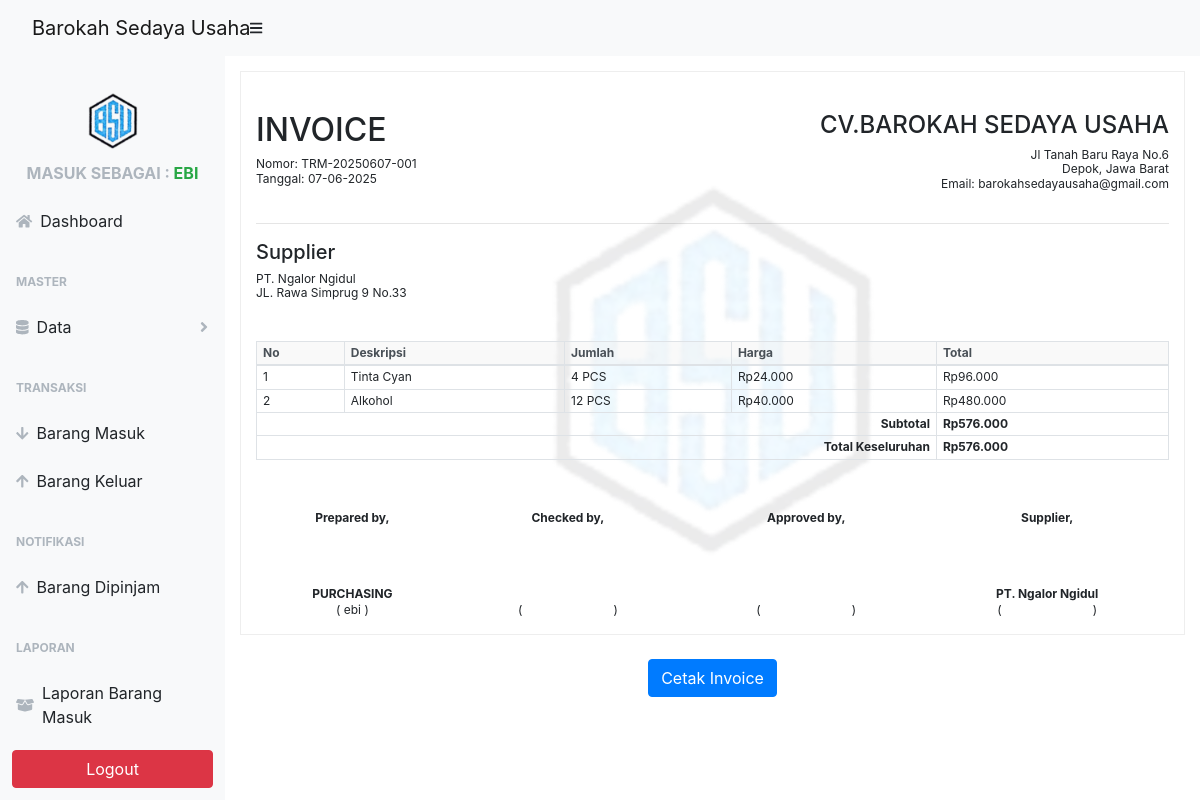
The page /users/index.php?page=detailmasuk&kode=TRM-20250607-001 (signed in) on the database its author committed.
### tables this page shows
CREATE TABLE `barangmasuk` (
  `id_masuk` int(11) NOT NULL,
  `kode_masuk` varchar(100) NOT NULL,
  `id_barang` int(11) DEFAULT NULL,
  `jumlah` int(11) NOT NULL,
  `harga` decimal(15,2) DEFAULT NULL,
  `total` decimal(15,2) DEFAULT NULL,
  `tanggal_masuk` date NOT NULL DEFAULT current_timestamp(),
  `id_supplier` int(11) DEFAULT NULL,
  `keterangan` text DEFAULT NULL,
  `id_user` int(11) DEFAULT NULL
);

CREATE TABLE `supplier` (
  `id_supplier` int(11) NOT NULL,
  `nama_supplier` varchar(100) NOT NULL,
  `alamat` text NOT NULL,
  `telepon` varchar(20) NOT NULL,
  `email` varchar(100) DEFAULT NULL,
  `tanggal_dibuat` timestamp NOT NULL DEFAULT current_timestamp()
);

CREATE TABLE `databarang` (
  `id_barang` int(11) NOT NULL,
  `nama_barang` varchar(255) NOT NULL,
  `id_jenis` int(11) DEFAULT NULL,
  `id_satuan` int(11) DEFAULT NULL,
  `stok` int(11) NOT NULL,
  `tanggal_ditambahkan` timestamp NOT NULL DEFAULT current_timestamp(),
  `id_supplier` int(11) DEFAULT NULL
);

CREATE TABLE `satuan` (
  `id_satuan` int(11) NOT NULL,
  `satuan` varchar(50) NOT NULL
);

### users/page/barangmasuk/detail.php (the view, shortened to what this page needs)
<?php
include '../koneksi.php';
$kode_masuk = $_GET['kode'] ?? null;
$sql = $conn->prepare("
    SELECT bm.*, db.nama_barang, s.satuan, sup.nama_supplier, sup.alamat
    FROM barangmasuk bm
    JOIN databarang db ON bm.id_barang = db.id_barang
    JOIN satuan s ON db.id_satuan = s.id_satuan
    JOIN supplier sup ON bm.id_supplier = sup.id_supplier
    WHERE bm.kode_masuk = ?
");
$sql->bind_param("s", $kode_masuk);
$sql->execute();
$result = $sql->get_result();
$data = $result->fetch_assoc();
$nama_supplier = $data['nama_supplier'];
?>
<link rel="stylesheet" href="https://stackpath.bootstrapcdn.com/bootstrap/4.5.2/css/bootstrap.min.css" />
<div class="container" id="print-area">
  <div class="invoice-box">
    <img src="logoBarokah.png" alt="Logo Watermark" class="watermark-logo" />
    <div class="invoice-content">
      <div class="row">
        <div class="col-md-6">
          <h2>INVOICE</h2>
          <p>Nomor: <?= htmlspecialchars($data['kode_masuk']) ?><br />
            Tanggal: <?= date('d-m-Y', strtotime($data['tanggal_masuk'])) ?></p>
        </div>
        <div class="col-md-6 text-right">
          <h4>CV.BAROKAH SEDAYA USAHA</h4>
          <p>
            Jl Tanah Baru Raya No.6<br />
            Depok, Jawa Barat<br />
            Email: barokahsedayausaha@gmail.com
          </p>
        </div>
      </div>
      <hr />
      <div class="row mb-4">
        <div class="col-md-6">
          <h5>Supplier</h5>
          <p>
            <?= htmlspecialchars($data['nama_supplier']) ?><br />
            <?= htmlspecialchars($data['alamat']) ?>
          </p>
        </div>
      </div>
      <table class="table table-bordered">
        <thead class="thead-light">
          <tr>
            <th>No</th>
            <th>Deskripsi</th>
            <th>Jumlah</th>
            <th>Harga</th>
            <th>Total</th>
          </tr>
        </thead>
        <tbody>
          <?php
          $no = 1;
          $totalSubtotal = 0;
          $sqlDetail = $conn->prepare("
            SELECT bm.*, db.nama_barang, s.satuan
            FROM barangmasuk bm
            JOIN databarang db ON bm.id_barang = db.id_barang
            JOIN satuan s ON db.id_satuan = s.id_satuan
            WHERE bm.kode_masuk = ?
            ORDER BY bm.id_masuk DESC
          ");
          $sqlDetail->bind_param("s", $kode_masuk);
          $sqlDetail->execute();
          $resultDetail = $sqlDetail->get_result();
          while ($row = $resultDetail->fetch_assoc()) {
            $totalBaris = $row['jumlah'] * $row['harga'];
            $totalSubtotal += $totalBaris;
          ?>
            <tr>
              <td><?= $no++; ?></td>
              <td><?= htmlspecialchars($row['nama_barang']) ?></td>
              <td><?= $row['jumlah'] ?> <?= htmlspecialchars($row['satuan']) ?></td>
              <td>Rp<?= number_format($row['harga'], 0, ',', '.') ?></td>
              <td>Rp<?= number_format($totalBaris, 0, ',', '.') ?></td>
            </tr>
          <?php } ?>
          <tr>
            <td colspan="4" class="text-right"><strong>Subtotal</strong></td>
            <td><strong>Rp<?= number_format($totalSubtotal, 0, ',', '.') ?></strong></td>
          </tr>
          <tr>
            <td colspan="4" class="text-right"><strong>Total Keseluruhan</strong></td>
            <td><strong>Rp<?= number_format($totalSubtotal, 0, ',', '.') ?></strong></td>
          </tr>
        </tbody>
      </table>
      <table style="width:100%; margin-top: 50px; text-align: center;">
  <tr>
    <td><strong>Prepared by,</strong></td>
    <td><strong>Checked by,</strong></td>
    <td><strong>Approved by,</strong></td>
    <td><strong>Supplier,</strong></td>
  </tr>
  <tr style="height: 60px;">
    <td></td>
    <td></td>
    <td></td>
    <td></td>
  </tr>
  <tr>
    <td><strong>PURCHASING</strong></td>
    <td></td>
    <td></td>
    <td><strong><?= htmlspecialchars($nama_supplier) ?></strong></td>
  </tr>
  <tr>
    <td>( <?= htmlspecialchars($_SESSION['username']) ?> )</td>
    <td>(&nbsp;&nbsp;&nbsp;&nbsp;&nbsp;&nbsp;&nbsp;&nbsp;&nbsp;&nbsp;&nbsp;&nbsp;&nbsp;&nbsp;&nbsp;&nbsp;&nbsp;&nbsp;&nbsp;&nbsp;&nbsp;&nbsp;&nbsp;&nbsp;&nbsp;&nbsp;&nbsp;)</td>
    <td>(&nbsp;&nbsp;&nbsp;&nbsp;&nbsp;&nbsp;&nbsp;&nbsp;&nbsp;&nbsp;&nbsp;&nbsp;&nbsp;&nbsp;&nbsp;&nbsp;&nbsp;&nbsp;&nbsp;&nbsp;&nbsp;&nbsp;&nbsp;&nbsp;&nbsp;&nbsp;&nbsp;)</td>
    <td>(&nbsp;&nbsp;&nbsp;&nbsp;&nbsp;&nbsp;&nbsp;&nbsp;&nbsp;&nbsp;&nbsp;&nbsp;&nbsp;&nbsp;&nbsp;&nbsp;&nbsp;&nbsp;&nbsp;&nbsp;&nbsp;&nbsp;&nbsp;&nbsp;&nbsp;&nbsp;&nbsp;)</td>
  </tr>
</table>
    </div>
  </div>
</div>
<div class="text-center mt-4 mb-5">
  <button id="print-btn" class="btn btn-primary" onclick="printInvoice()">Cetak Invoice</button>
</div>

### users/page/barangmasuk/detail.php (style rules this page uses)
.invoice-box { border: 1px solid #eee; padding: 15px; margin-top: 15px; background: #fff; font-size: 12px; line-height: 1.2; position: relative; }
.watermark-logo { position: absolute; top: 50%; left: 50%; width: 400px; max-width: 80%; opacity: 0.08; transform: translate(-50%, -50%); z-index: 0; }
.invoice-content { position: relative; z-index: 1; }
table.table { width: 100%; font-size: 12px; background-color: transparent !important; border-color: #999 !important; }
table.table th, table.table td { padding: 4px 6px; vertical-align: middle; background-color: transparent !important; }
thead.thead-light th { background-color: rgba(240, 240, 240, 0.4) !important; }

### rows shown on the page
barangmasuk: kode_masuk "TRM-20250607-001", tanggal_masuk "07-06-2025", id_barang.nama_barang "Alkohol", jumlah "12", satuan.satuan "PCS", harga "40.000", totalBaris "480.000"
supplier: nama_supplier "PT. Ngalor Ngidul", alamat "JL. Rawa Simprug 9 No.33"
barangmasuk: id_barang.nama_barang "Tinta Cyan", jumlah "4", satuan.satuan "PCS", harga "24.000", totalBaris "96.000"

### other values the page prints
$role "EBI"
$totalSubtotal "576.000"
$_SESSION['username'] "ebi"
